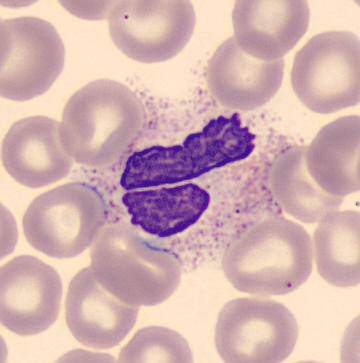
#> input picture Clustering-Cells-master/data_test/1.jpg, 360 x 363 px; its folder holds only this picture in this run
$ jupyter execute --allow-errors Cells_master.ipynb
#> lines starting #> are read from the running program, lines starting #| are printed output that depends on the picture
# Clustering II: El problema del Profesor Santiago

El Profesor Santiago se encuentra realizando un proyecto de investigación para la detección de una enfermedad que afecta a las células de la sangre. Sin embargo, se acaba de dar cuenta que una parte muy importante de su trabajo esta en el computador de la oficina. Debido a la contingencia del COVID, el profesor Santiago no queria salir de su casa, y al voler noto que su computador de la oficina habia sido formateado. Él se enteró que los estudiantes del curso de de Aprendizaje automático de máquinas son expertos en k-means, por esta razón se comunicó con el profesor Alexander para ver si los estudiantes podian ayudarlo a implementar el algoritmo que el habia implementado. El profesor Alexander aprovechó esta oportunidad para evaluar sus conocimientos en clustering. Lo que el profesor Santiago quiere es que ustedes por medio de técnicas de clustering desarrollen un algoritmo para segmentar una imagen de células en diferentes componentes a las cuales el más adelante puede colocar un label, tal como: citoplasma, nucleo, etc... Para esto el profesor Santiago nos facilitó un pequeño dataset de imagenes de células que el necesita segmentar con urgencia. Este dataset se encuentra en la carpeta *data_set*.

Para realizar este proyecto el profesor Alexander lo organizó en las siguientes tareas:

1. Cargar los datos de las imagenes en Python usando la libreria cv2.
2. Utilizando sus conociientos en clustering desarrollen un algoritmo que sea capaz de segmentar la imágen en diferentes componentes, asociadas con color.
3. Realicen esta operación para todas las imágenes del dataset. ¿funciona bien el algoritmo?
4. En caso que sea necesario incluya modificaciones al algorimo, o su salida, para obtener mejores resultados.

Como el objetivo es evaluar sus conocimientos en agrupamiento, el profesor Alexander también quiere que contesten las siguientes preguntas:

1. ¿Qué puede observar de los datos del problema?
2. ¿Se tuvó que realizar algun tipo de transformación a los datos?, ¿Porqué?
3. ¿Qué mejoras tuvo que hacer en el algoritmo de salida?, ¿Porqué tuvó que hacer estas mejoras?
4. ¿Cómo escogio el valor de $K$?
5. ¿Son los centrodides de los clusters similares para todas las imagenes? ¿Si, no, porqué?
5. ¿Qué puede concluir al final de este proyecto?, escriba su opinión frente a los metodos de clustering y como se aplicó en este proyecto.

Finalmente, el profesor Alexander les pide que entreguen el notebook de jupyter con el código documentado con el análisis de cada una de las partes, es decir una explicación de que hace en cada parte del código; además, deben incluir las respuestas a las preguntas realizadas. Al entregar el notebook, por favor use la convención Grupo_ID_ML.

**Nota:** Recuerden que tienen hasta el **Lunes 30 de Agosto** a las 12 de la noche para entregar sus notebooks. Mucha suerte!!

**Librerias**

[cell 1]
#Cargar librerias necesarias
import cv2
import numpy as np
import matplotlib.pyplot as plt
from imutils import paths
from mpl_toolkits import mplot3d
from sklearn.cluster import KMeans
from sklearn.preprocessing import StandardScaler
from sklearn.preprocessing import RobustScaler
from mpl_toolkits.mplot3d import Axes3D

[cell 2]
im_paths = list(paths.list_images("data_test/")) #Obtener el path de cada imagen en el dataset

[cell 3]
def TensorToMatrix(tensor):
    #Funcion para convertir un tensor en una matriz
    R = []
    G = []
    B = []
    for row in tensor:
        for col in row:
            R.append(col[0])
            G.append(col[1])
            B.append(col[2])
    result = np.column_stack((R,G,B))
    return result

def MatrixToTensor(matrix, nrow):
    #Funcion para convertir una matriz en un tensor dado un numero de filas
    new_shape = (nrow, matrix.shape[0]//nrow, 3)
    new_tensor = np.empty(new_shape)
    aux_count = 0
    for k in range(new_shape[0]):
        for j in range(new_shape[1]):
            new_tensor[k][j] = matrix[aux_count]
            aux_count += 1
    return new_tensor

def processImg(img_path, model, dilate = False):
    #Leer los datos de la imagen
    img = cv2.imread(img_path)
    #Aplicacion de la dilatacion
    if dilate:
        kernel = np.ones((5,5),np.uint8)
        img=cv2.dilate(img,kenel,iterations=2)
    X = TensorToMatrix(img)
    #Normalizacion de los datos
    scaler = StandardScaler()
    scaler.fit(X)
    X_sc =scaler.transform(X)
    #Entrenamiento del modelo
    model.fit(X_sc)
    labels = model.predict(X_sc)
    new_X = np.empty(X_sc.shape)
    #Asignacion de un color a cada etiqueta de los centroides
    for i in range(labels.shape[0]):
        if labels[i] == 0:
            col = [0,255,0]
        elif labels[i] == 1:
            col = [255,0,0]
        elif labels[i] == 2:
            col = [0,0,255]
        else: col = [165,0,255]
        new_X[i] = col
    new_img = np.uint8(MatrixToTensor(new_X,363))
    return new_img

[cell 4]
img=cv2.imread('data_test/11.jpg')   # se carga la imagen
kernel=np.ones((5,5),np.uint8)
#> (the rest of this cell did not finish here and is left out)

[cell 5]
scaler = StandardScaler()         # se inicia el constructor
#> (the rest of this cell did not finish here and is left out)

[cell 6]
fig = plt.figure()
ax = plt.axes(projection ="3d")
#> (the rest of this cell did not finish here and is left out)

#> (a cell that did not finish here is left out)

[cell 8]
distortion = []
k_clusters = []
#> (the rest of this cell did not finish here and is left out)

[cell 9]
kmeans = KMeans(n_clusters = 3)
#Procesamiento de las imagenes originales
for p in im_paths:
    new_img = processImg(p,kmeans)  # matriz que tiene los nuevos datos a imagen
#> in processImg, img is the input picture: shape (363, 360, 3); mean B, G, R 177.2, 177.2, 210.6
#> after the loop in TensorToMatrix, `for row in tensor:`: B = 130680 items
#> after the loop in MatrixToTensor, `for k in range(new_shape[0]):`:
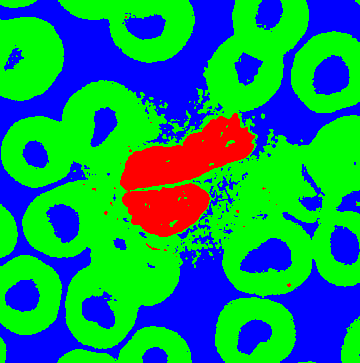
#> new_tensor: shape (363, 360, 3) float64; mean of channels 0, 1, 2 95.6, 142.9, 16.5; drawn as B, G, R
#> after the loop in MatrixToTensor, `for k in range(new_shape[0]):`: aux_count = 130680
    fig, (ax1,ax2) = plt.subplots(nrows=1,ncols=2)
    ax1.imshow(cv2.imread(p))
    ax1.set_title("Imagen original")
    ax2.imshow(new_img,vmin=0,vmax=255),plt.xticks([]),plt.yticks([])
    ax2.set_title("Kmeans aplicado, K = 3")
    plt.show()
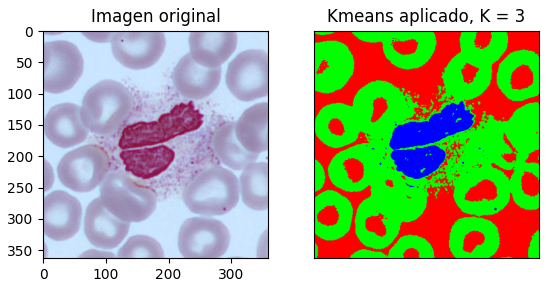
#> figure drawn by matplotlib, 2 panels; B, G, R data is drawn as R, G, B

#> (a cell that did not finish here is left out)

$ run again, on Clustering-Cells-master/data_test/14.jpg
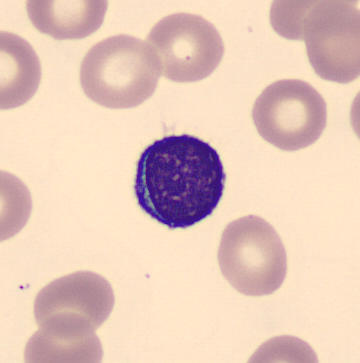
#> input picture Clustering-Cells-master/data_test/14.jpg, 360 x 363 px
#> in processImg, img is the input picture: shape (363, 360, 3); mean B, G, R 186.6, 200, 229.1
#> after the loop in TensorToMatrix, `for row in tensor:`: B = 130680 items
#> after the loop in MatrixToTensor, `for k in range(new_shape[0]):`:
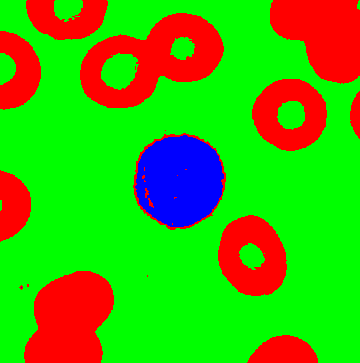
#> new_tensor: shape (363, 360, 3) float64; mean of channels 0, 1, 2 12.2, 175, 67.9; drawn as B, G, R
#> after the loop in MatrixToTensor, `for k in range(new_shape[0]):`: aux_count = 130680
#> `plt.show()`:
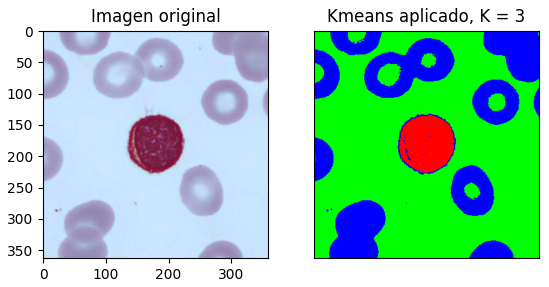
#> figure drawn by matplotlib, 2 panels; B, G, R data is drawn as R, G, B

$ run again, on Clustering-Cells-master/data_test/15.jpg
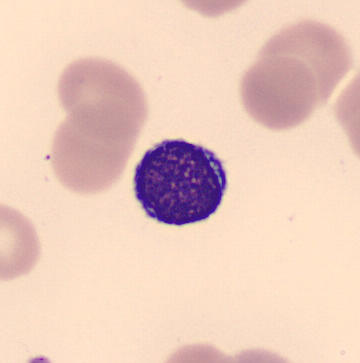
#> input picture Clustering-Cells-master/data_test/15.jpg, 360 x 363 px
#> in processImg, img is the input picture: shape (363, 360, 3); mean B, G, R 189.4, 203.2, 234.7
#> after the loop in TensorToMatrix, `for row in tensor:`: B = 130680 items
#> after the loop in MatrixToTensor, `for k in range(new_shape[0]):`:
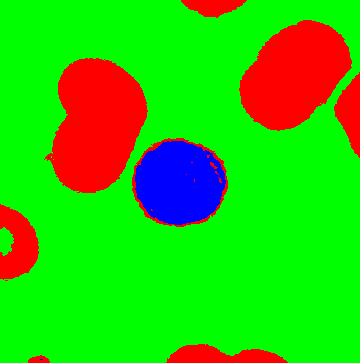
#> new_tensor: shape (363, 360, 3) float64; mean of channels 0, 1, 2 11.4, 195.8, 47.9; drawn as B, G, R
#> after the loop in MatrixToTensor, `for k in range(new_shape[0]):`: aux_count = 130680
#> `plt.show()`:
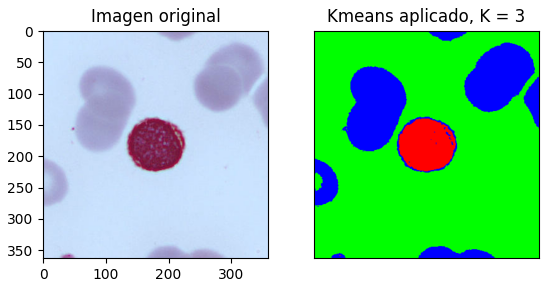
#> figure drawn by matplotlib, 2 panels; B, G, R data is drawn as R, G, B

$ run again, on Clustering-Cells-master/data_test/16.jpg
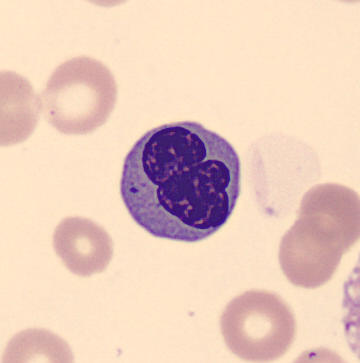
#> input picture Clustering-Cells-master/data_test/16.jpg, 360 x 363 px
#> in processImg, img is the input picture: shape (363, 360, 3); mean B, G, R 189.1, 203.6, 233.3
#> after the loop in TensorToMatrix, `for row in tensor:`: B = 130680 items
#> after the loop in MatrixToTensor, `for k in range(new_shape[0]):`:
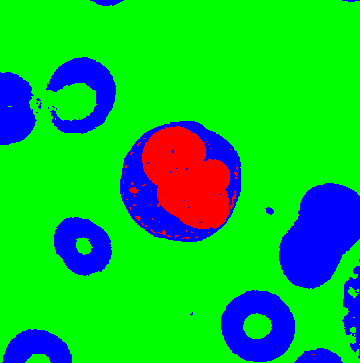
#> new_tensor: shape (363, 360, 3) float64; mean of channels 0, 1, 2 49.2, 192.9, 12.9; drawn as B, G, R
#> after the loop in MatrixToTensor, `for k in range(new_shape[0]):`: aux_count = 130680
#> `plt.show()`:
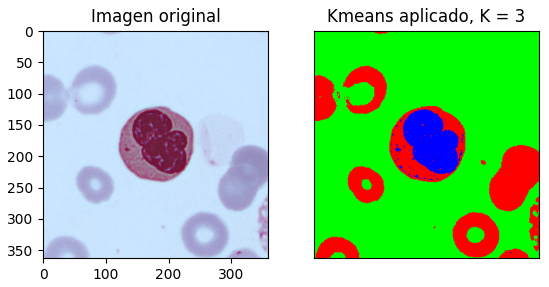
#> figure drawn by matplotlib, 2 panels; B, G, R data is drawn as R, G, B

$ run again, on Clustering-Cells-master/data_test/10.jpg
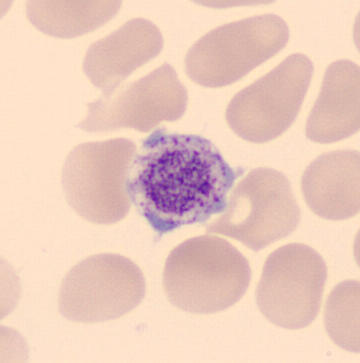
#> input picture Clustering-Cells-master/data_test/10.jpg, 360 x 363 px
#> in processImg, img is the input picture: shape (363, 360, 3); mean B, G, R 189.7, 203.7, 235.6
#> after the loop in TensorToMatrix, `for row in tensor:`: B = 130680 items
#> after the loop in MatrixToTensor, `for k in range(new_shape[0]):`:
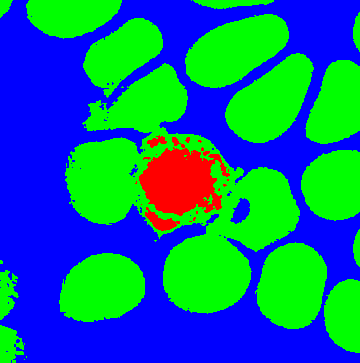
#> new_tensor: shape (363, 360, 3) float64; mean of channels 0, 1, 2 130, 115.7, 9.2; drawn as B, G, R
#> after the loop in MatrixToTensor, `for k in range(new_shape[0]):`: aux_count = 130680
#> `plt.show()`:
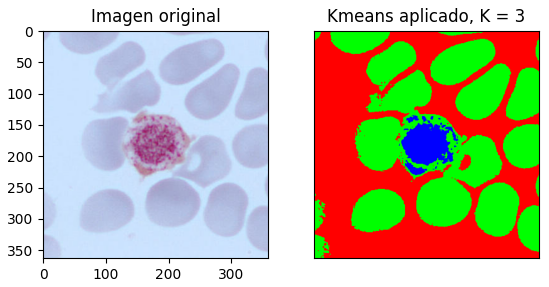
#> figure drawn by matplotlib, 2 panels; B, G, R data is drawn as R, G, B
